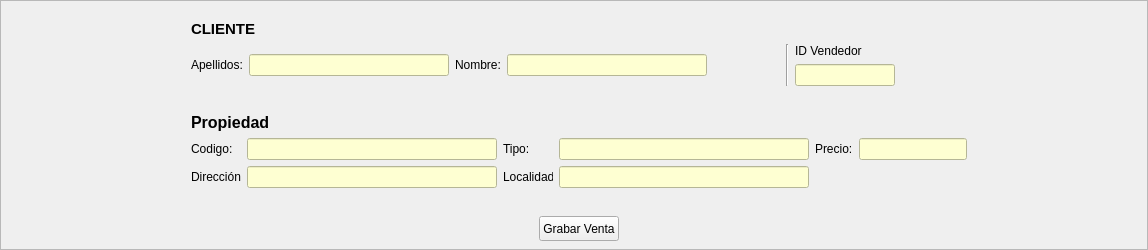
           <widget class="QFrame" name="frame_3">
            <property name="minimumSize">
             <size>
              <width>0</width>
              <height>250</height>
             </size>
            </property>
            <property name="maximumSize">
             <size>
              <width>16777215</width>
              <height>250</height>
             </size>
            </property>
            <property name="frameShape">
             <enum>QFrame::StyledPanel</enum>
            </property>
            <property name="frameShadow">
             <enum>QFrame::Sunken</enum>
            </property>
            <property name="lineWidth">
             <number>1</number>
            </property>
            <widget class="QWidget" name="layoutWidget">
             <property name="geometry">
              <rect>
               <x>18</x>
               <y>20</y>
               <width>1121</width>
               <height>221</height>
              </rect>
             </property>
             <layout class="QGridLayout" name="gridLayout_14">
              <item row="3" column="1">
               <layout class="QHBoxLayout" name="horizontalLayout_42">
                <item>
                 <spacer name="horizontalSpacer_58">
                  <property name="orientation">
                   <enum>Qt::Horizontal</enum>
                  </property>
                  <property name="sizeHint" stdset="0">
                   <size>
                    <width>40</width>
                    <height>20</height>
                   </size>
                  </property>
                 </spacer>
                </item>
                <item>
                 <widget class="QPushButton" name="btnGrabarventa">
                  <property name="minimumSize">
                   <size>
                    <width>80</width>
                    <height>25</height>
                   </size>
                  </property>
                  <property name="maximumSize">
                   <size>
                    <width>80</width>
                    <height>25</height>
                   </size>
                  </property>
                  <property name="text">
                   <string>Grabar Venta</string>
                  </property>
                 </widget>
                </item>
                <item>
                 <spacer name="horizontalSpacer_59">
                  <property name="orientation">
                   <enum>Qt::Horizontal</enum>
                  </property>
                  <property name="sizeHint" stdset="0">
                   <size>
                    <width>40</width>
                    <height>20</height>
                   </size>
                  </property>
                 </spacer>
                </item>
               </layout>
              </item>
              <item row="2" column="0">
               <spacer name="horizontalSpacer_60">
                <property name="orientation">
                 <enum>Qt::Horizontal</enum>
                </property>
                <property name="sizeHint" stdset="0">
                 <size>
                  <width>40</width>
                  <height>20</height>
                 </size>
                </property>
               </spacer>
              </item>
              <item row="2" column="2">
               <spacer name="horizontalSpacer_62">
                <property name="orientation">
                 <enum>Qt::Horizontal</enum>
                </property>
                <property name="sizeHint" stdset="0">
                 <size>
                  <width>40</width>
                  <height>20</height>
                 </size>
                </property>
               </spacer>
              </item>
              <item row="2" column="1">
               <layout class="QGridLayout" name="gridLayout_11">
                <item row="2" column="0">
                 <layout class="QHBoxLayout" name="horizontalLayout_48">
                  <item>
                   <widget class="QLabel" name="label_11">
                    <property name="minimumSize">
                     <size>
                      <width>50</width>
                      <height>0</height>
                     </size>
                    </property>
                    <property name="maximumSize">
                     <size>
                      <width>50</width>
                      <height>16777215</height>
                     </size>
                    </property>
                    <property name="text">
                     <string>Dirección:</string>
                    </property>
                   </widget>
                  </item>
                  <item>
                   <widget class="QLineEdit" name="txtDirProp">
                    <property name="minimumSize">
                     <size>
                      <width>250</width>
                      <height>0</height>
                     </size>
                    </property>
                    <property name="maximumSize">
                     <size>
                      <width>250</width>
                      <height>16777215</height>
                     </size>
                    </property>
                    <property name="styleSheet">
                     <string notr="true">background-color: rgb(254, 255, 210);</string>
                    </property>
                   </widget>
                  </item>
                 </layout>
                </item>
                <item row="1" column="0">
                 <layout class="QHBoxLayout" name="horizontalLayout_47">
                  <item>
                   <widget class="QLabel" name="label_10">
                    <property name="minimumSize">
                     <size>
                      <width>50</width>
                      <height>0</height>
                     </size>
                    </property>
                    <property name="maximumSize">
                     <size>
                      <width>50</width>
                      <height>16777215</height>
                     </size>
                    </property>
                    <property name="text">
                     <string>Codigo:</string>
                    </property>
                   </widget>
                  </item>
                  <item>
                   <widget class="QLineEdit" name="txtCodProp">
                    <property name="styleSheet">
                     <string notr="true">background-color: rgb(254, 255, 210);</string>
                    </property>
                    <property name="text">
                     <string/>
                    </property>
                   </widget>
                  </item>
                 </layout>
                </item>
                <item row="1" column="1" colspan="2">
                 <layout class="QHBoxLayout" name="horizontalLayout_49">
                  <item>
                   <widget class="QLabel" name="label_12">
                    <property name="minimumSize">
                     <size>
                      <width>50</width>
                      <height>0</height>
                     </size>
                    </property>
                    <property name="maximumSize">
                     <size>
                      <width>50</width>
                      <height>16777215</height>
                     </size>
                    </property>
                    <property name="text">
                     <string>Tipo:</string>
                    </property>
                   </widget>
                  </item>
                  <item>
                   <widget class="QLineEdit" name="txtTipoProp">
                    <property name="minimumSize">
                     <size>
                      <width>250</width>
                      <height>0</height>
                     </size>
                    </property>
                    <property name="maximumSize">
                     <size>
                      <width>250</width>
                      <height>16777215</height>
                     </size>
                    </property>
                    <property name="styleSheet">
                     <string notr="true">background-color: rgb(254, 255, 210);</string>
                    </property>
                   </widget>
                  </item>
                 </layout>
                </item>
                <item row="1" column="3">
                 <layout class="QHBoxLayout" name="horizontalLayout_51">
                  <item>
                   <widget class="QLabel" name="label_13">
                    <property name="text">
                     <string>Precio:</string>
                    </property>
                   </widget>
                  </item>
                  <item>
                   <widget class="QLineEdit" name="txtPrecioProp">
                    <property name="styleSheet">
                     <string notr="true">background-color: rgb(254, 255, 210);</string>
                    </property>
                   </widget>
                  </item>
                 </layout>
                </item>
                <item row="0" column="0">
                 <widget class="QLabel" name="label_9">
                  <property name="font">
                   <font>
                    <pointsize>12</pointsize>
                    <weight>75</weight>
                    <bold>true</bold>
                   </font>
                  </property>
                  <property name="text">
                   <string>Propiedad</string>
                  </property>
                 </widget>
                </item>
                <item row="3" column="1">
                 <spacer name="verticalSpacer_18">
                  <property name="orientation">
                   <enum>Qt::Vertical</enum>
                  </property>
                  <property name="sizeHint" stdset="0">
                   <size>
                    <width>20</width>
                    <height>40</height>
                   </size>
                  </property>
                 </spacer>
                </item>
                <item row="2" column="1" colspan="2">
                 <layout class="QHBoxLayout" name="horizontalLayout_50">
                  <item>
                   <widget class="QLabel" name="label_8">
                    <property name="minimumSize">
                     <size>
                      <width>50</width>
                      <height>0</height>
                     </size>
                    </property>
                    <property name="maximumSize">
                     <size>
                      <width>50</width>
                      <height>16777215</height>
                     </size>
                    </property>
                    <property name="text">
                     <string>Localidad:</string>
                    </property>
                   </widget>
                  </item>
                  <item>
                   <widget class="QLineEdit" name="txtLocProp">
                    <property name="minimumSize">
                     <size>
                      <width>250</width>
                      <height>0</height>
                     </size>
                    </property>
                    <property name="maximumSize">
                     <size>
                      <width>250</width>
                      <height>16777215</height>
                     </size>
                    </property>
                    <property name="styleSheet">
                     <string notr="true">background-color: rgb(254, 255, 210);</string>
                    </property>
                   </widget>
                  </item>
                 </layout>
                </item>
               </layout>
              </item>
              <item row="0" column="1">
               <layout class="QGridLayout" name="gridLayout_10">
                <item row="1" column="3">
                 <widget class="Line" name="line_4">
                  <property name="orientation">
                   <enum>Qt::Vertical</enum>
                  </property>
                 </widget>
                </item>
                <item row="0" column="0">
                 <widget class="QLabel" name="label_7">
                  <property name="font">
                   <font>
                    <pointsize>11</pointsize>
                    <weight>75</weight>
                    <bold>true</bold>
                   </font>
                  </property>
                  <property name="text">
                   <string>CLIENTE</string>
                  </property>
                 </widget>
                </item>
                <item row="1" column="0">
                 <layout class="QHBoxLayout" name="horizontalLayout_45">
                  <item>
                   <widget class="QLabel" name="label_5">
                    <property name="text">
                     <string>Apellidos:</string>
                    </property>
                   </widget>
                  </item>
                  <item>
                   <widget class="QLineEdit" name="txtCliApel">
                    <property name="minimumSize">
                     <size>
                      <width>200</width>
                      <height>0</height>
                     </size>
                    </property>
                    <property name="maximumSize">
                     <size>
                      <width>16777215</width>
                      <height>16777215</height>
                     </size>
                    </property>
                    <property name="styleSheet">
                     <string notr="true">background-color: rgb(254, 255, 210);</string>
                    </property>
                   </widget>
                  </item>
                 </layout>
                </item>
                <item row="1" column="1">
                 <layout class="QHBoxLayout" name="horizontalLayout_44">
                  <item>
                   <widget class="QLabel" name="label_6">
                    <property name="text">
                     <string>Nombre:</string>
                    </property>
                   </widget>
                  </item>
                  <item>
                   <widget class="QLineEdit" name="txtCliNom">
                    <property name="minimumSize">
                     <size>
                      <width>200</width>
                      <height>0</height>
                     </size>
                    </property>
                    <property name="maximumSize">
                     <size>
                      <width>16777215</width>
                      <height>16777215</height>
                     </size>
                    </property>
                    <property name="styleSheet">
                     <string notr="true">background-color: rgb(254, 255, 210);</string>
                    </property>
                   </widget>
                  </item>
                 </layout>
                </item>
                <item row="1" column="6">
                 <spacer name="horizontalSpacer_61">
                  <property name="orientation">
                   <enum>Qt::Horizontal</enum>
                  </property>
                  <property name="sizeHint" stdset="0">
                   <size>
                    <width>40</width>
                    <height>20</height>
                   </size>
                  </property>
                 </spacer>
                </item>
                <item row="1" column="2">
                 <spacer name="horizontalSpacer_57">
                  <property name="orientation">
                   <enum>Qt::Horizontal</enum>
                  </property>
                  <property name="sizeHint" stdset="0">
                   <size>
                    <width>40</width>
                    <height>20</height>
                   </size>
                  </property>
                 </spacer>
                </item>
                <item row="1" column="4" colspan="2">
                 <layout class="QVBoxLayout" name="verticalLayout_10">
                  <item>
                   <layout class="QHBoxLayout" name="horizontalLayout_46">
                    <item>
                     <widget class="QLabel" name="label_14">
                      <property name="text">
                       <string>ID Vendedor</string>
                      </property>
                     </widget>
                    </item>
                   </layout>
                  </item>
                  <item>
                   <widget class="QLineEdit" name="txtIdVendedor">
                    <property name="maximumSize">
                     <size>
                      <width>100</width>
                      <height>16777215</height>
                     </size>
                    </property>
                    <property name="styleSheet">
                     <string notr="true">background-color: rgb(254, 255, 210);</string>
                    </property>
                   </widget>
                  </item>
                 </layout>
                </item>
               </layout>
              </item>
              <item row="1" column="1">
               <spacer name="verticalSpacer_17">
                <property name="orientation">
                 <enum>Qt::Vertical</enum>
                </property>
                <property name="sizeHint" stdset="0">
                 <size>
                  <width>20</width>
                  <height>40</height>
                 </size>
                </property>
               </spacer>
              </item>
             </layout>
            </widget>
           </widget>
